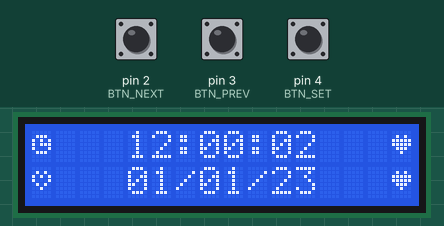
A sketch run on a simulated Arduino Uno, built with avr-gcc and run on an emulated ATmega328P. Shown: 16×2 character LCD. The test bench sets the inputs (shaded band); at power-on: pin 4 (BTN_SET) HIGH, pin 2 (BTN_NEXT) HIGH, pin 3 (BTN_PREV) HIGH.

Above: at 3.3 s.
3.4 s: pin 4 (BTN_SET) pulled LOW for 0.15 s
At 4.5 s:
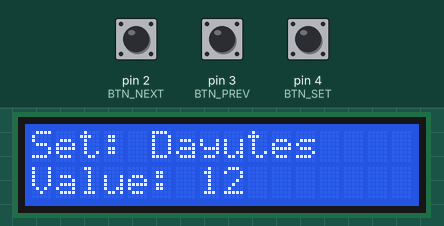
5.0 s: pin 4 (BTN_SET) pulled LOW for 1 s
At 6.5 s:
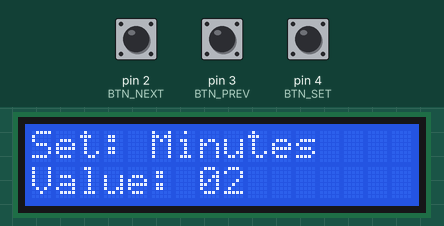
7.5 s: pin 2 (BTN_NEXT) pulled LOW for 3.2 s
At 11.2 s:
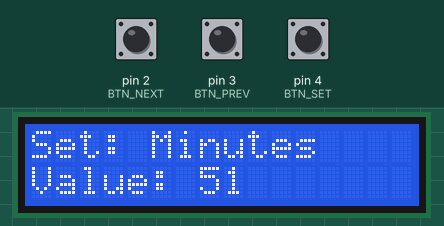
12.2 s: pin 2 (BTN_NEXT) pulled LOW for 0.15 s
At 12.7 s:
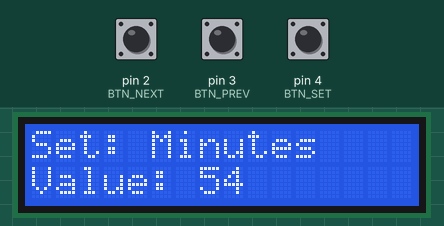
13.8 s: pin 3 (BTN_PREV) pulled LOW for 3.2 s
At 18.1 s:
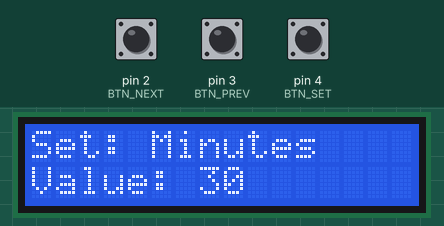
18.5 s: pin 3 (BTN_PREV) pulled LOW for 0.15 s
At 19.4 s:
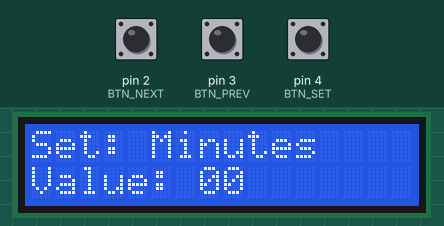

The sketch:

clock_part_1.ino
```cpp
#include <Wire.h>
#include <LiquidCrystal_I2C.h>

#define BTN_NEXT 2  // Кнопка "Следующий"
#define BTN_PREV 3  // Кнопка "Предыдущий"
#define BTN_SET 4   // Кнопка "Установка"

LiquidCrystal_I2C lcd(0x27, 16, 2);  // Инициализация LCD 16x2 по I2C адресу 0x27

// Структура для хранения даты
struct DateTime {
  int year = 2023;
  int month = 1;
  int day = 1;
} currentDate;

// Переменные состояния
int hours = 12, minutes = 0, seconds = 0;  // Текущее время
bool settingMode = false;                  // Режим настройки
int settingCursor = 0;                     // Текущая позиция в настройках

// Временные переменные для настройки
int tempHoursIndex, tempMinutesIndex;      // Время для настройки
int tempMonthIndex, tempDayIndex;          // Дата для настройки
int tempYear;                              // Год для настройки
int tempDayCount;                          // Временное хранение дней в месяце

// Пользовательские символы (сердечки и часы)
byte heartFull[8] = {0x00, 0x0A, 0x1F, 0x1F, 0x0E, 0x04, 0x00, 0x00};
byte heartEmpty[8] = {0x00, 0x0A, 0x15, 0x11, 0x0A, 0x04, 0x00, 0x00};
byte clockSymbol[8] = {0x00, 0x0E, 0x15, 0x17, 0x11, 0x0E, 0x00, 0x00};

// Защита от дребезга
unsigned long lastDebounceTimeNext = 0;
unsigned long lastDebounceTimePrev = 0;
unsigned long lastDebounceTimeSet = 0;
const unsigned long debounceDelay = 50;  // Задержка антидребезга

void setup() {
  // Настройка кнопок с подтяжкой к питанию
  pinMode(BTN_NEXT, INPUT_PULLUP);
  pinMode(BTN_PREV, INPUT_PULLUP);
  pinMode(BTN_SET, INPUT_PULLUP);

  // Инициализация LCD
  lcd.init();
  lcd.backlight();

  // Создание пользовательских символов
  lcd.createChar(0, heartFull);    // Символ 0 - заполненное сердце
  lcd.createChar(1, heartEmpty);   // Символ 1 - пустое сердце
  lcd.createChar(2, clockSymbol);  // Символ 2 - часы

  // Установка начальной даты
  setCurrentDate(2023, 1, 1);  // Инициализация даты

  // Начальное сообщение
  lcd.setCursor(0, 0);
  lcd.print("   My Clock    ");
  lcd.setCursor(0, 1);
  lcd.print("  Version 1.0 ");
  delay(2000);
  lcd.clear();
}

void loop() {
  static unsigned long lastUpdate = 0;
  unsigned long currentMillis = millis();

  // Обновление времени каждую секунду
  if (currentMillis - lastUpdate >= 1000 && !settingMode) {
    lastUpdate = currentMillis;
    updateTime();  // Обновление счетчиков времени
  }

  handleButtons();  // Обработка нажатий кнопок
  displayScreen();  // Обновление дисплея
}

// Основная функция отображения
void displayScreen() {
  if (settingMode) {
    displaySettingScreen();  // Экран настройки
  } else {
    displayClock();         // Основной экран часов
  }
}

// Отображение основного экрана часов
void displayClock() {
  // Верхняя строка: время
  lcd.setCursor(0, 0);
  lcd.write(byte(2));  // Символ часов
  lcd.print("   ");
  printTwoDigits(hours);    // Часы (с ведущим нулем)
  lcd.print(":");
  printTwoDigits(minutes);  // Минуты (с ведущим нулем)
  lcd.print(":");
  printTwoDigits(seconds);  // Секунды (с ведущим нулем)

  // Нижняя строка: дата
  lcd.setCursor(0, 1);
  lcd.write(byte(1));  // Символ пустого сердца
  lcd.print("   ");
  printTwoDigits(currentDate.day);     // День
  lcd.print("/");
  printTwoDigits(currentDate.month);   // Месяц
  lcd.print("/");
  lcd.print(currentDate.year % 100);   // Год (две последние цифры)
  lcd.print("   ");
  lcd.write(byte(0));  // Символ заполненного сердца

  // Мигающее сердце в правом верхнем углу
  lcd.setCursor(15, 0);
  if (seconds % 2 == 0) {
    lcd.write(byte(0));  // Заполненное сердце
  } else {
    lcd.write(byte(1));  // Пустое сердце
  }
}

// Экран настроек
void displaySettingScreen() {
  lcd.setCursor(0, 0);
  lcd.print("Set: ");

  // Отображение названия настраиваемого параметра
  switch(settingCursor) {
    case 0: lcd.print("Hours"); break;   // Часы
    case 1: lcd.print("Minutes"); break; // Минуты
    case 2: lcd.print("Day"); break;     // День
    case 3: lcd.print("Month"); break;   // Месяц
    case 4: lcd.print("Year"); break;    // Год
  }

  // Отображение текущего значения
  lcd.setCursor(0, 1);
  lcd.print("Value: ");
  switch(settingCursor) {
    case 0: lcd.print(tempHoursIndex); break;      // Часы
    case 1: lcd.print(tempMinutesIndex); break;    // Минуты
    case 2: lcd.print(tempDayIndex + 1); break;    // День
    case 3: lcd.print(tempMonthIndex + 1); break;  // Месяц
    case 4: lcd.print(tempYear); break;            // Год
  }
}

// Обработка кнопок с защитой от дребезга
void handleButtons() {
  unsigned long currentMillis = millis();

  // Обработка кнопки NEXT (увеличение значения)
  if (digitalRead(BTN_NEXT) == LOW) {
    if (currentMillis - lastDebounceTimeNext > debounceDelay) {
      lastDebounceTimeNext = currentMillis;
      if (settingMode) {
        adjustSetting(1);  // Увеличение значения
        displaySettingScreen();
      }
    }
  }

  // Обработка кнопки PREV (уменьшение значения)
  if (digitalRead(BTN_PREV) == LOW) {
    if (currentMillis - lastDebounceTimePrev > debounceDelay) {
      lastDebounceTimePrev = currentMillis;
      if (settingMode) {
        adjustSetting(-1);  // Уменьшение значения
        displaySettingScreen();
      }
    }
  }

  // Обработка кнопки SET (вход/подтверждение)
  if (digitalRead(BTN_SET) == LOW) {
    if (currentMillis - lastDebounceTimeSet > debounceDelay) {
      lastDebounceTimeSet = currentMillis;

      if (!settingMode) {
        enterSettingMode();  // Вход в режим настройки
      } else {
        settingCursor++;     // Переход к следующему параметру
        processSettingCursor();
      }
    }
  }
}

// Вход в режим настройки
void enterSettingMode() {
  settingMode = true;       // Активация флага настройки
  settingCursor = 0;        // Сброс позиции курсора

  // Инициализация временных переменных
  tempHoursIndex = hours;   // Текущие часы
  tempMinutesIndex = minutes;  // Текущие минуты
  tempMonthIndex = currentDate.month - 1;  // Текущий месяц (0-11)
  tempYear = currentDate.year;  // Текущий год
  tempDayCount = daysInMonth(tempMonthIndex + 1, tempYear);  // Дней в месяце
  tempDayIndex = currentDate.day - 1;  // Текущий день (0-30)

  // Корректировка дня если выходит за пределы
  if (tempDayIndex >= tempDayCount) {
    tempDayIndex = tempDayCount - 1;
  }

  lcd.clear();
  displaySettingScreen();
}

// Обработка позиции курсора в настройках
void processSettingCursor() {
  // Если прошли все параметры (0-4)
  if (settingCursor > 4) {
    applySettings();    // Применяем настройки
    settingMode = false;  // Выходим из режима настройки
    lcd.clear();
  } else {
    displaySettingScreen();  // Иначе продолжаем настройку
  }
}

// Применение настроек
void applySettings() {
  hours = tempHoursIndex;         // Установка часов
  minutes = tempMinutesIndex;     // Установка минут
  seconds = 0;                    // Сброс секунд
  currentDate.day = tempDayIndex + 1;     // Установка дня
  currentDate.month = tempMonthIndex + 1; // Установка месяца
  currentDate.year = tempYear;            // Установка года
}

// Изменение значения параметра
void adjustSetting(int direction) {
  switch(settingCursor) {
    case 0:  // Часы
      tempHoursIndex = (tempHoursIndex + direction + 24) % 24;
      break;
    case 1:  // Минуты
      tempMinutesIndex = (tempMinutesIndex + direction + 60) % 60;
      break;
    case 2:  // День
      tempDayIndex = (tempDayIndex + direction + tempDayCount) % tempDayCount;
      break;
    case 3:  // Месяц
      tempMonthIndex = (tempMonthIndex + direction + 12) % 12;
      // Обновление количества дней при смене месяца
      tempDayCount = daysInMonth(tempMonthIndex + 1, tempYear);
      tempDayIndex = min(tempDayIndex, tempDayCount - 1);
      break;
    case 4:  // Год
      tempYear = constrain(tempYear + direction, 2000, 2099);
      // Обновление количества дней при смене года
      tempDayCount = daysInMonth(tempMonthIndex + 1, tempYear);
      tempDayIndex = min(tempDayIndex, tempDayCount - 1);
      break;
  }
}

// Установка текущей даты
void setCurrentDate(int y, int m, int d) {
  currentDate.year = y;
  currentDate.month = m;
  currentDate.day = d;
}

// Расчет дней в месяце
int daysInMonth(int month, int year) {
  if (month == 4 || month == 6 || month == 9 || month == 11) {
    return 30;  // Апрель, Июнь, Сентябрь, Ноябрь
  } else if (month == 2) {  // Февраль
    // Проверка високосного года
    if ((year % 4 == 0 && year % 100 != 0) || (year % 400 == 0)) {
      return 29;
    } else {
      return 28;
    }
  } else {
    return 31;  // Остальные месяцы
  }
}

// Обновление времени
void updateTime() {
  if (++seconds >= 60) {
    seconds = 0;
    if (++minutes >= 60) {
      minutes = 0;
      if (++hours >= 24) {
        hours = 0;
        updateDate();  // Обновление даты при смене суток
      }
    }
  }
}

// Обновление даты
void updateDate() {
  currentDate.day++;
  int dim = daysInMonth(currentDate.month, currentDate.year);

  if (currentDate.day > dim) {
    currentDate.day = 1;
    if (++currentDate.month > 12) {
      currentDate.month = 1;
      currentDate.year++;
    }
  }
}

// Вывод чисел с ведущим нулем
void printTwoDigits(int number) {
  if (number < 10) lcd.print("0");  // Добавление ведущего нуля
  lcd.print(number);
}
```

Measured:
- after the input at 3.4 s, the display: first changes after 0.06 s (image 1 shows a later state)
- after the input at 5.0 s, the display: first changes at once (image 2 shows a later state)
- after the input at 7.5 s, the display: first changes after 0.05 s (image 3 shows a later state)
- after the input at 12.2 s, the display: first changes after 0.06 s (image 4 shows a later state)
- after the input at 13.8 s, the display: first changes after 0.06 s (image 5 shows a later state)
- after the input at 18.5 s, the display: first changes after 0.05 s (image 6 shows a later state)
